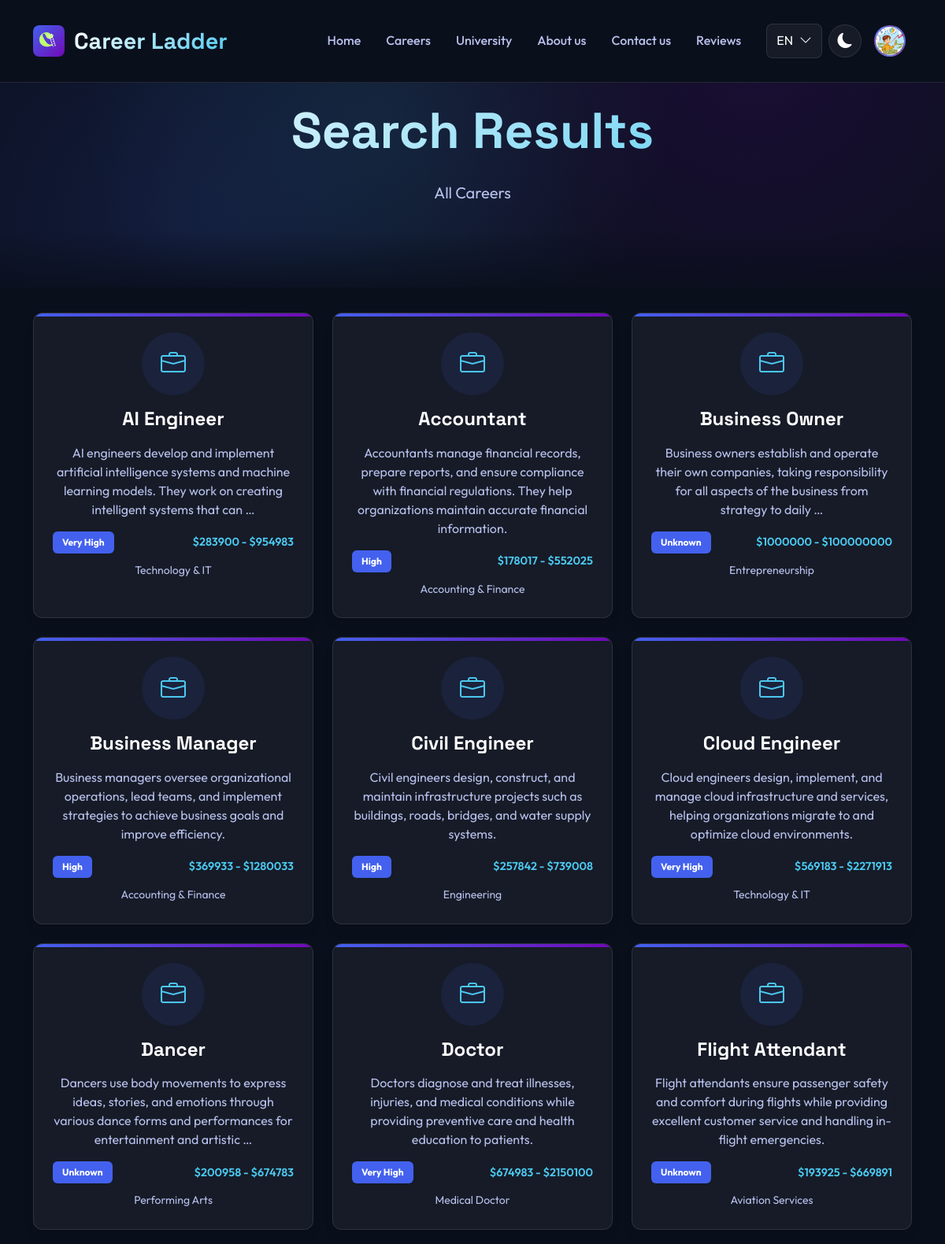
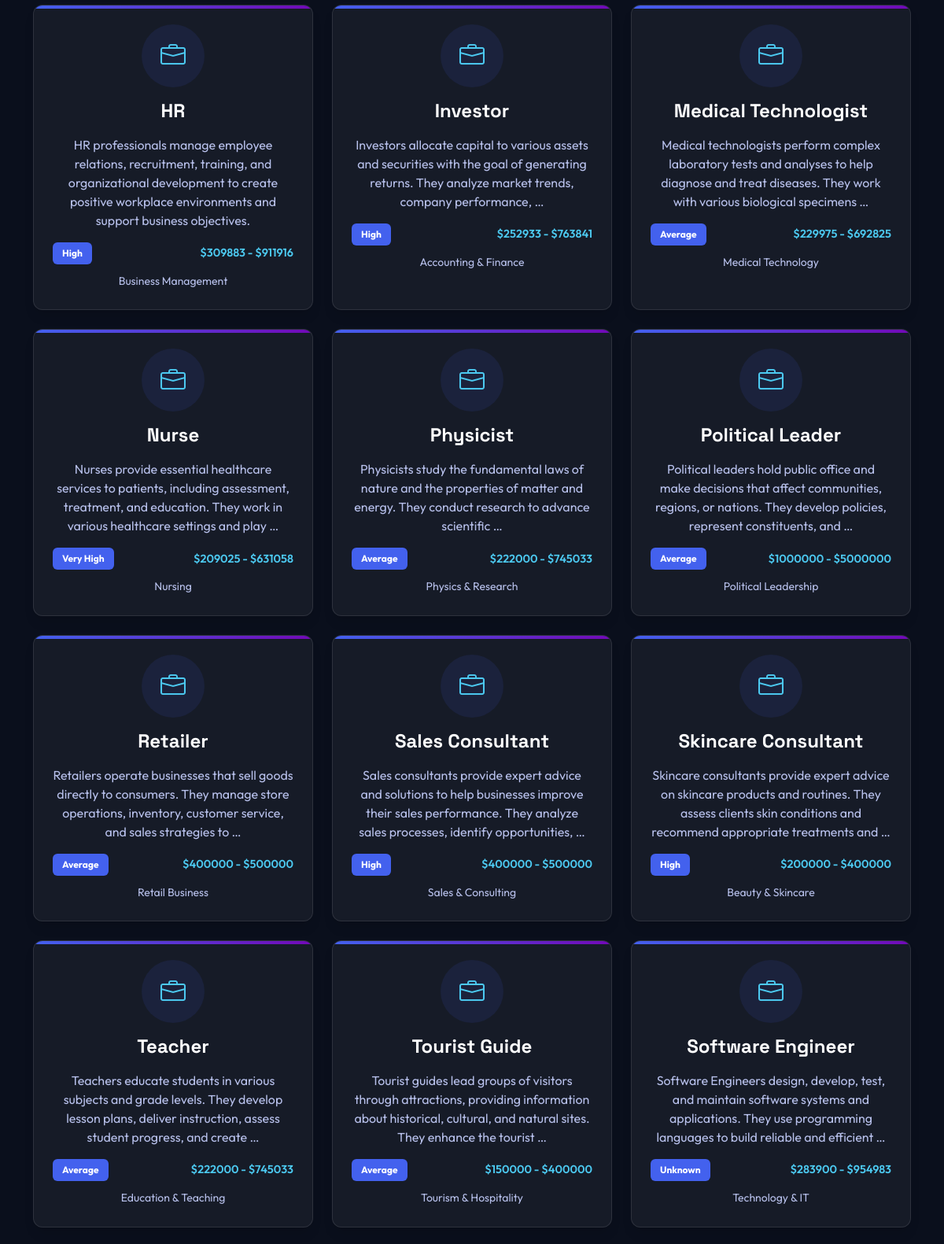
The page /careers/search/ (signed in, upper part) on the database its author committed (2 pictures, top to bottom).
### NovaX_webpage/models.py (models this page shows, shortened)
class StudentProfile(models.Model):
    EXAM_CHOICES = [
        ("none", "Not taken"),
        ("matriculation", "Matriculation Exam"),
        ("igcse", "IGCSE"),
        ("ged", "GED"),
    ]
    GENDER_CHOICES = [
        ("male", "Male"),
        ("female", "Female"),
    ]
    user = models.OneToOneField(User, on_delete=models.CASCADE, related_name="profile")
    full_name = models.CharField(max_length=150, blank=True)  # display name
    gender = models.CharField(max_length=10, choices=GENDER_CHOICES, blank=True)
    age = models.PositiveIntegerField(null=True, blank=True, validators=[MinValueValidator(10), MaxValueValidator(100)])
    phone = models.CharField(max_length=20, null=True, blank=True)
    exam_type = models.CharField(max_length=20, choices=EXAM_CHOICES, default="none")
    passed_date = models.DateField(null=True, blank=True)  # matric/igcse/ged passed date (if applicable)
    passed_school = models.CharField(max_length=120, blank=True)  # e.g. "MA HLAING", "CAE"
    subject_marks = models.JSONField(default=dict, blank=True)
    history_tests_taken = models.JSONField(default=list, blank=True)
    photo = models.ImageField(upload_to="profile_photos/", null=True, blank=True)
    last_school = models.CharField(max_length=100, null=True, blank=True)

class Career(models.Model):
    title_en = models.CharField(max_length=200)
    title_my = models.CharField(max_length=200, blank=True)
    slug = models.SlugField(unique=True)
    category = models.ForeignKey(
        Category, on_delete=models.CASCADE, related_name="careers"
    )
    career_keywords = models.TextField(
        blank=True, help_text="Comma-separated specific keywords"
    )
    description_en = models.TextField()
    description_my = models.TextField(blank=True)
    responsibilities_en = models.TextField()
    skills_required_en = models.TextField()
    education_requirements_en = models.TextField()
    responsibilities_my = models.TextField(blank=True)
    skills_required_my = models.TextField(blank=True)
    education_requirements_my = models.TextField(blank=True)
    salary_range_min = models.DecimalField(max_digits=15, decimal_places=2)
    salary_range_max = models.DecimalField(max_digits=15, decimal_places=2)
    salary_currency = models.CharField(max_length=3, default="USD")
    job_outlook_en = models.CharField(
        max_length=100,
        choices=[
            ("very_high", "Very High Demand"),
            ("high", "High Demand"),
            ("average", "Average Demand"),
            ("low", "Low Demand"),
        ],
    )
    job_outlook_my = models.CharField(max_length=100, blank=True)
    experience_level = models.CharField(
        max_length=50,
        choices=[
            ("entry", "Entry Level"),
            ("mid", "Mid Level"),
            ("senior", "Senior Level"),
            ("executive", "Executive Level"),
        ],
    )
    public_university = models.ForeignKey(
        'PublicUniversity',
        on_delete=models.SET_NULL,
        null=True,
        blank=True,
        help_text="Related public university for this career"
    )
    private_college = models.ForeignKey(
        'PrivateCollege',
        on_delete=models.SET_NULL,
        null=True,
        blank=True,
        help_text="Related private college for this career"
    )
    is_active = models.BooleanField(default=True)
    created_at = models.DateTimeField(auto_now_add=True)
    updated_at = models.DateTimeField(auto_now=True)
    def get_title(self, language="en"):
        return getattr(self, f"title_{language}", self.title_en)
    def get_description(self, language="en"):
        return getattr(self, f"description_{language}", self.description_en)
    def get_job_outlook(self, language="en"):
        outlook_map = {
            "very_high": "Very High",
            "high": "High",
            "average": "Average",
            "low": "Low",
        }
        return outlook_map.get(self.job_outlook_en, "Unknown")

class Category(models.Model):
    name_en = models.CharField(max_length=200)
    name_my = models.CharField(max_length=200, blank=True)
    slug = models.SlugField(max_length=255, unique=True, blank=True)
    description_en = models.TextField(blank=True)
    description_my = models.TextField(blank=True)
    university_category_keywords = models.TextField(
        blank=True, help_text="Comma-separated keywords to match with university majors"
    )
    class Meta:
        verbose_name_plural = "Categories"
    def get_name(self, language="en"):
        return getattr(self, f"name_{language}", self.name_en)

### NovaX_webpage/views.py (the view)
# urls.py: path('careers/search/', views.career_search, name='career_search'),
def career_search(request):
    current_language = get_current_language(request)
    request.session['language'] = current_language
    query = request.GET.get("q", "")
    if query:
        careers = (
            Career.objects.filter(
                Q(title_en__icontains=query)
                | Q(title_my__icontains=query)
                | Q(description_en__icontains=query)
                | Q(description_my__icontains=query)
                | Q(category__name_en__icontains=query)
                | Q(category__name_my__icontains=query)
            )
            .filter(is_active=True)
            .distinct()
        )
    else:
        careers = Career.objects.filter(is_active=True)
    context = {"careers": careers, "query": query, "current_language": current_language}
    return render(request, "careers/career_search.html", context)

### NovaX_webpage/views.py (called while the page is built)
def get_current_language(request):
    return request.GET.get('lang') or request.session.get('language') or 'en'

### NovaX_webpage/templates/careers/career_search.html (shortened to what this page needs)
{% extends "base.html" %}
{% load static %}
{% block content %}
<section class="hero-section" style="padding: 8rem 0 4rem;">
  <div class="container">
    <div class="hero-content text-center translation-content">
      <h1 class="fade-in-up">
        {% if current_language == 'my' %}
          ရှာဖွေမှုရလဒ်များ
        {% else %}
          Search Results
        {% endif %}
      </h1>
      <p class="subtext mx-auto fade-in-up delay-1">
        {% if query %}
          {% if current_language == 'my' %}
            "{{ query }}" အတွက် ရလဒ်များ
          {% else %}
            Results for "{{ query }}"
          {% endif %}
        {% else %}
          {% if current_language == 'my' %}
            အလုပ်အကိုင်အားလုံး
          {% else %}
            All Careers
          {% endif %}
        {% endif %}
      </p>
    </div>
  </div>
</section>
<section class="section translation-content" style="padding: 2rem 0;">
  <div class="container">
    <div class="row g-4">
      {% for career in careers %}
        <div class="col-lg-4 col-md-6 fade-in-up">
          <a href="{% url 'career_detail' career.slug %}"
             class="feature-card h-100 d-block text-decoration-none"
             style="cursor: pointer; min-height: 300px; background: var(--card-bg); border: 1px solid var(--border-color); border-radius: 12px; padding: 1.5rem; display: block; text-decoration: none; color: inherit; transition: all 0.3s ease;">
            <div class="feature-icon" style="text-align: center; margin-bottom: 1rem;">
              <i class="bi bi-briefcase" style="font-size: 2rem; color: var(--accent-teal);"></i>
            </div>
            <h3 style="margin-bottom: 1rem; color: var(--text-primary);">
              {% if current_language == 'my' and career.get_title_my %}
                {{ career.get_title_my }}
              {% else %}
                {{ career.get_title }}
              {% endif %}
            </h3>
            <p class="mb-2" style="min-height: 60px; color: var(--text-secondary); line-height: 1.5;">
              {% if current_language == 'my' and career.get_description_my %}
                {{ career.get_description_my|truncatewords:20 }}
              {% else %}
                {{ career.get_description|truncatewords:20 }}
              {% endif %}
            </p>
            <div class="d-flex justify-content-between align-items-center mt-3">
              <span class="badge" style="background: var(--accent-blue); color: white; padding: 0.5rem 0.75rem; border-radius: 6px;">
                {% if current_language == 'my' and career.get_job_outlook_my %}
                  {{ career.get_job_outlook_my }}
                {% else %}
                  {{ career.get_job_outlook }}
                {% endif %}
              </span>
              <span style="color: var(--accent-teal); font-weight: 600; font-size: 0.9rem;">
                {% if current_language == 'my' %}
                  {{ career.salary_range_min|floatformat:0 }} - {{ career.salary_range_max|floatformat:0 }} ကျပ်
                {% else %}
                  ${{ career.salary_range_min|floatformat:0 }} - ${{ career.salary_range_max|floatformat:0 }}
                {% endif %}
              </span>
            </div>
            <div class="mt-2">
              <small style="color: var(--text-secondary);">
                {% if current_language == 'my' and career.category.get_name_my %}
                  {{ career.category.get_name_my }}
                {% else %}
                  {{ career.category.get_name }}
                {% endif %}
              </small>
            </div>
          </a>
        </div>
      {% endfor %}
    </div>
  </div>
</section>
{% endblock %}

### NovaX_webpage/templates/includes/header.html (shortened to what this page needs)
{% load static %}
<nav class="navbar navbar-expand-lg">
  <div class="container-fluid" style="margin-left: 30px; margin-right: 30px;">
    <a class="navbar-brand" href="{% url 'home' %}">
      <div class="brand-logo"><img src="{% static 'logo.png' %}" alt="Career Ladder Logo"></div>
      <span class="brand-text">Career Ladder</span>
    </a>
    <div class="collapse navbar-collapse" id="navbarNav">
      <ul class="navbar-nav ms-auto align-items-center">
        <li class="nav-item">
          <a class="nav-link mx-2 {% if request.resolver_match.url_name == 'home' %} active{% endif %}"
             href="{% url 'home' %}" data-i18n="nav.home">Home</a>
        </li>
        <li class="nav-item">
          <a class="nav-link mx-2{% if request.resolver_match.url_name == 'career_list' %} active{% endif %}"
             href="{% url 'career_list' %}" data-i18n="nav.career">Careers</a>
        </li>
         <li class="nav-item">
          <a class="nav-link mx-2{% if request.resolver_match.url_name == 'architecture_path' %} active{% endif %}"
             href="{% url 'architecture_path' %}" data-i18n="nav.archiPaths">University</a>
        </li>
        <li class="nav-item">
          <a class="nav-link mx-2{% if request.resolver_match.url_name == 'about' %} active{% endif %}"
             href="{% url 'about' %}" data-i18n="nav.aboutus">About us</a>
        </li>
        <li class="nav-item">
          <a class="nav-link mx-2{% if request.resolver_match.url_name == 'contact' %} active{% endif %}"
             href="{% url 'contact' %}" data-i18n="nav.contactUs">Contact us</a>
        </li>
        <li class="nav-item">
          <a class="nav-link{% if request.resolver_match.url_name == 'contact' %} active{% endif %}"
             href="{% url 'review_page' %}" data-i18n="nav.reviews">User Review</a>
        </li>
        <li class="ms-lg-3 d-flex align-items-center gap-2">
<div class="language-selector">
  <div class="language-btn" id="languageBtn">
    <span id="currentLanguage">
    </span>
    <i class="bi bi-chevron-down"></i>
  </div>
</div>
          <button class="theme-toggle" id="themeToggle">
            <i class="bi bi-moon-fill"></i>
          </button>
          {% if user.is_authenticated %}
          <div class="nav-item dropdown">
            <a class="nav-link dropdown-toggle p-0 no-underline" href="#" id="profileDropdown" role="button" data-bs-toggle="dropdown" aria-expanded="false">
              <div class="user-avatar-circle">
                {% if user.profile.photo %}
                  <img src="{{ user.profile.photo.url }}" alt="{{ user.username }}" class="profile-photo">
                {% else %}
                  <i class="bi bi-person-fill"></i>
                {% endif %}
              </div>
            </a>
          </div>
          {% endif %}
        </li>
      </ul>
    </div>
  </div>
</nav>

### NovaX_webpage/templates/careers/career_search.html (style rules this page uses)
body.language-ready .translation-content { opacity: 1; transition: opacity 0.2s ease; }

### NovaX_webpage/templates/includes/header.html (style rules this page uses)
.user-avatar-circle { width: 40px; height: 40px; border-radius: 50%; background: linear-gradient(135deg, #667eea 0%, #764ba2 100%); display: flex; align-items: center; justify-content: center; color: white; font-size: 1.2rem; cursor: pointer; border: 2px solid transparent; overflow: hidden; }
.user-avatar-circle .profile-photo { width: 100%; height: 100%; object-fit: cover; border-radius: 50%; }
.nav-link.dropdown-toggle.no-underline::after { display: none; }

### rows shown on the page
Career: get_title "AI Engineer", get_description "AI engineers develop and implement artificial intelligence systems and machine learning models. They work on creating intelligent systems that can …", get_job_outlook "Very High", salary_range_min "283900", salary_range_max "954983", category.get_name "Technology & IT"
Career: get_title "Accountant", get_description "Accountants manage financial records, prepare reports, and ensure compliance with financial regulations. They help organizations maintain accurate financial information.", get_job_outlook "High", salary_range_min "178017", salary_range_max "552025", category.get_name "Accounting & Finance"
Career: get_title "Business Owner", get_description "Business owners establish and operate their own companies, taking responsibility for all aspects of the business from strategy to daily …", get_job_outlook "Unknown", salary_range_min "1000000", salary_range_max "100000000", category.get_name "Entrepreneurship"
Career: get_title "Business Manager", get_description "Business managers oversee organizational operations, lead teams, and implement strategies to achieve business goals and improve efficiency.", get_job_outlook "High", salary_range_min "369933", salary_range_max "1280033", category.get_name "Accounting & Finance"
Career: get_title "Civil Engineer", get_description "Civil engineers design, construct, and maintain infrastructure projects such as buildings, roads, bridges, and water supply systems.", get_job_outlook "High", salary_range_min "257842", salary_range_max "739008", category.get_name "Engineering"
Career: get_title "Cloud Engineer", get_description "Cloud engineers design, implement, and manage cloud infrastructure and services, helping organizations migrate to and optimize cloud environments.", get_job_outlook "Very High", salary_range_min "569183", salary_range_max "2271913", category.get_name "Technology & IT"
Career: get_title "Dancer", get_description "Dancers use body movements to express ideas, stories, and emotions through various dance forms and performances for entertainment and artistic …", get_job_outlook "Unknown", salary_range_min "200958", salary_range_max "674783", category.get_name "Performing Arts"
Career: get_title "Doctor", get_description "Doctors diagnose and treat illnesses, injuries, and medical conditions while providing preventive care and health education to patients.", get_job_outlook "Very High", salary_range_min "674983", salary_range_max "2150100", category.get_name "Medical Doctor"
Career: get_title "Flight Attendant", get_description "Flight attendants ensure passenger safety and comfort during flights while providing excellent customer service and handling in-flight emergencies.", get_job_outlook "Unknown", salary_range_min "193925", salary_range_max "669891", category.get_name "Aviation Services"
Career: get_title "HR", get_description "HR professionals manage employee relations, recruitment, training, and organizational development to create positive workplace environments and support business objectives.", get_job_outlook "High", salary_range_min "309883", salary_range_max "911916", category.get_name "Business Management"
Career: get_title "Investor", get_description "Investors allocate capital to various assets and securities with the goal of generating returns. They analyze market trends, company performance, …", get_job_outlook "High", salary_range_min "252933", salary_range_max "763841", category.get_name "Accounting & Finance"
Career: get_title "Medical Technologist", get_description "Medical technologists perform complex laboratory tests and analyses to help diagnose and treat diseases. They work with various biological specimens …", get_job_outlook "Average", salary_range_min "229975", salary_range_max "692825", category.get_name "Medical Technology"
Career: get_title "Nurse", get_description "Nurses provide essential healthcare services to patients, including assessment, treatment, and education. They work in various healthcare settings and play …", get_job_outlook "Very High", salary_range_min "209025", salary_range_max "631058", category.get_name "Nursing"
Career: get_title "Physicist", get_description "Physicists study the fundamental laws of nature and the properties of matter and energy. They conduct research to advance scientific …", get_job_outlook "Average", salary_range_min "222000", salary_range_max "745033", category.get_name "Physics & Research"
Career: get_title "Political Leader", get_description "Political leaders hold public office and make decisions that affect communities, regions, or nations. They develop policies, represent constituents, and …", get_job_outlook "Average", salary_range_min "1000000", salary_range_max "5000000", category.get_name "Political Leadership"
Career: get_title "Retailer", get_description "Retailers operate businesses that sell goods directly to consumers. They manage store operations, inventory, customer service, and sales strategies to …", get_job_outlook "Average", salary_range_min "400000", salary_range_max "500000", category.get_name "Retail Business"
Career: get_title "Sales Consultant", get_description "Sales consultants provide expert advice and solutions to help businesses improve their sales performance. They analyze sales processes, identify opportunities, …", get_job_outlook "High", salary_range_min "400000", salary_range_max "500000", category.get_name "Sales & Consulting"
Career: get_title "Skincare Consultant", get_description "Skincare consultants provide expert advice on skincare products and routines. They assess clients skin conditions and recommend appropriate treatments and …", get_job_outlook "High", salary_range_min "200000", salary_range_max "400000", category.get_name "Beauty & Skincare"
Career: get_title "Teacher", get_description "Teachers educate students in various subjects and grade levels. They develop lesson plans, deliver instruction, assess student progress, and create …", get_job_outlook "Average", salary_range_min "222000", salary_range_max "745033", category.get_name "Education & Teaching"
Career: get_title "Tourist Guide", get_description "Tourist guides lead groups of visitors through attractions, providing information about historical, cultural, and natural sites. They enhance the tourist …", get_job_outlook "Average", salary_range_min "150000", salary_range_max "400000", category.get_name "Tourism & Hospitality"
Career: get_title "Software Engineer", get_description "Software Engineers design, develop, test, and maintain software systems and applications. They use programming languages to build reliable and efficient …", get_job_outlook "Unknown", salary_range_min "283900", salary_range_max "954983", category.get_name "Technology & IT"
